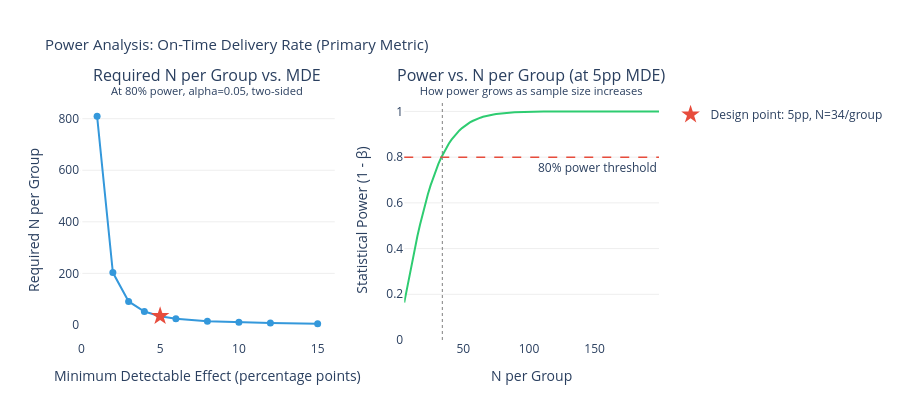

Notebook code cell kept with this figure:
### Code cell
# Power curve: N per group vs MDE
fig_power = make_subplots(
    rows=1, cols=2,
    subplot_titles=(
        'Required N per Group vs. MDE<br><sup>At 80% power, alpha=0.05, two-sided</sup>',
        'Power vs. N per Group (at 5pp MDE)<br><sup>How power grows as sample size increases</sup>'
    ),
    horizontal_spacing=0.12
)

# Left: N vs MDE
fig_power.add_trace(
    go.Scatter(
        x=power_curve_df['mde_pp'],
        y=power_curve_df['n_per_group'],
        mode='lines+markers',
        line=dict(color='#3498db', width=2),
        marker=dict(size=7),
        hovertemplate='MDE: %{x}pp<br>N per group: %{y}<extra></extra>',
        showlegend=False
    ), row=1, col=1
)

# Mark the 5pp design point
fig_power.add_trace(
    go.Scatter(
        x=[5], y=[N_PER_GROUP_CEIL],
        mode='markers',
        marker=dict(size=14, color='#e74c3c', symbol='star'),
        name=f'Design point: 5pp, N={N_PER_GROUP_CEIL}/group',
        hovertemplate=f'Design point<br>MDE=5pp, N={N_PER_GROUP_CEIL}/group<extra></extra>'
    ), row=1, col=1
)

# Right: power vs N at 5pp MDE
n_range  = np.arange(5, 200, 2)
pwr_vals = [
    analysis.solve_power(effect_size=EFFECT_SIZE_PRIMARY, nobs1=n, alpha=ALPHA, alternative='two-sided')
    for n in n_range
]

fig_power.add_trace(
    go.Scatter(
        x=n_range, y=pwr_vals,
        mode='lines',
        line=dict(color='#2ecc71', width=2),
        hovertemplate='N/group: %{x}<br>Power: %{y:.3f}<extra></extra>',
        showlegend=False
    ), row=1, col=2
)

fig_power.add_hline(y=0.80, line_dash='dash', line_color='#e74c3c', line_width=1.5,
                    annotation_text='80% power threshold',
                    annotation_position='bottom right', row=1, col=2)
fig_power.add_vline(x=N_PER_GROUP_CEIL, line_dash='dot', line_color='grey',
                    line_width=1, row=1, col=2)

fig_power.update_xaxes(title_text='Minimum Detectable Effect (percentage points)', row=1, col=1)
fig_power.update_yaxes(title_text='Required N per Group', row=1, col=1, gridcolor='#eee')
fig_power.update_xaxes(title_text='N per Group', row=1, col=2)
fig_power.update_yaxes(title_text='Statistical Power (1 - β)', row=1, col=2,
                        gridcolor='#eee', range=[0, 1.05])

fig_power.update_layout(
    title=dict(text='Power Analysis: On-Time Delivery Rate (Primary Metric)', font_size=15),
    plot_bgcolor='white', paper_bgcolor='white',
    height=420, margin=dict(t=100)
)

fig_power.show()
print(f'Takeaway: Detecting a 5pp improvement requires only N={N_PER_GROUP_CEIL} merchants per arm '
      f'(a small fraction of the {N_ELIGIBLE:,} eligible merchants). '
      f'Smaller MDEs (e.g. 3pp) require N=91/group but remain achievable within the eligible pool.')

### Figure 1 — Plotly figure (JSON) as saved in the notebook; plotly's stock layout.template omitted (floating-point values rounded to 4 significant figures)
{"data": [{"hovertemplate": "MDE: %{x}pp<br>N per group: %{y}<extra></extra>", "line": {"color": "#3498db", "width": 2}, "marker": {"size": 7}, "mode": "lines+markers", "showlegend": false, "type": "scatter", "x": [1, 2, 3, 4, 5, 6, 8, 10, 12, 15], "xaxis": "x", "y": [809, 203, 91, 52, 34, 24, 14, 10, 7, 5], "yaxis": "y"}, {"hovertemplate": "Design point<br>MDE=5pp, N=34/group<extra></extra>", "marker": {"color": "#e74c3c", "size": 14, "symbol": "star"}, "mode": "markers", "name": "Design point: 5pp, N=34/group", "type": "scatter", "x": [5], "xaxis": "x", "y": [34], "yaxis": "y"}, {"hovertemplate": "N/group: %{x}<br>Power: %{y:.3f}<extra></extra>", "line": {"color": "#2ecc71", "width": 2}, "mode": "lines", "showlegend": false, "type": "scatter", "x": [5, 7, 9, 11, 13, 15, 17, 19, 21, 23, 25, 27, 29, 31, 33, 35, 37, 39, 41, 43, 45, 47, 49, 51, 53, 55, 57, 59, 61, 63, 65, 67, 69, 71, 73, 75, 77, 79, 81, 83, 85, 87, 89, 91, 93, 95, 97, 99, 101, 103, 105, 107, 109, 111, 113, 115, 117, 119, 121, 123, 125, 127, 129, 131, 133, 135, 137, 139, 141, 143, 145, 147, 149, 151, 153, 155, 157, 159, 161, 163, 165, 167, 169, 171, 173, 175, 177, 179, 181, 183, 185, 187, 189, 191, 193, 195, 197, 199], "xaxis": "x2", "y": [0.1638, 0.2248, 0.2849, 0.3434, 0.3998, 0.4536, 0.5044, 0.552, 0.5964, 0.6375, 0.6753, 0.71, 0.7416, 0.7703, 0.7963, 0.8197, 0.8408, 0.8596, 0.8765, 0.8915, 0.9049, 0.9167, 0.9272, 0.9364, 0.9446, 0.9518, 0.9581, 0.9636, 0.9684, 0.9727, 0.9763, 0.9795, 0.9823, 0.9848, 0.9869, 0.9887, 0.9903, 0.9917, 0.9928, 0.9939, 0.9947, 0.9955, 0.9961, 0.9967, 0.9972, 0.9976, 0.9979, 0.9982, 0.9985, 0.9987, 0.9989, 0.9991, 0.9992, 0.9993, 0.9994, 0.9995, 0.9996, 0.9997, 0.9997, 0.9998, 0.9998, 0.9998, 0.9999, 0.9999, 0.9999, 0.9999, 0.9999, 0.9999, 0.9999, 1.0, 1.0, 1.0, 1.0, 1.0, 1.0, 1.0, 1.0, 1.0, 1.0, 1.0, 1.0, 1.0, 1.0, 1.0, 1.0, 1.0, 1.0, 1.0, 1.0, 1.0, 1.0, 1.0, 1.0, 1.0, 1.0, 1.0, 1.0, 1.0], "yaxis": "y2"}], "layout": {"annotations": [{"font": {"size": 16}, "showarrow": false, "text": "Required N per Group vs. MDE<br><sup>At 80% power, alpha=0.05, two-sided</sup>", "x": 0.22, "xanchor": "center", "xref": "paper", "y": 1.0, "yanchor": "bottom", "yref": "paper"}, {"font": {"size": 16}, "showarrow": false, "text": "Power vs. N per Group (at 5pp MDE)<br><sup>How power grows as sample size increases</sup>", "x": 0.78, "xanchor": "center", "xref": "paper", "y": 1.0, "yanchor": "bottom", "yref": "paper"}, {"showarrow": false, "text": "80% power threshold", "x": 1, "xanchor": "right", "xref": "x2 domain", "y": 0.8, "yanchor": "top", "yref": "y2"}], "height": 420, "margin": {"t": 100}, "paper_bgcolor": "white", "plot_bgcolor": "white", "shapes": [{"line": {"color": "#e74c3c", "dash": "dash", "width": 1.5}, "type": "line", "x0": 0, "x1": 1, "xref": "x2 domain", "y0": 0.8, "y1": 0.8, "yref": "y2"}, {"line": {"color": "grey", "dash": "dot", "width": 1}, "type": "line", "x0": 34, "x1": 34, "xref": "x2", "y0": 0, "y1": 1, "yref": "y2 domain"}], "title": {"font": {"size": 15}, "text": "Power Analysis: On-Time Delivery Rate (Primary Metric)"}, "xaxis": {"anchor": "y", "domain": [0.0, 0.44], "title": {"text": "Minimum Detectable Effect (percentage points)"}}, "xaxis2": {"anchor": "y2", "domain": [0.56, 1.0], "title": {"text": "N per Group"}}, "yaxis": {"anchor": "x", "domain": [0.0, 1.0], "gridcolor": "#eee", "title": {"text": "Required N per Group"}}, "yaxis2": {"anchor": "x2", "domain": [0.0, 1.0], "gridcolor": "#eee", "range": [0, 1.05], "title": {"text": "Statistical Power (1 - β)"}}}}
